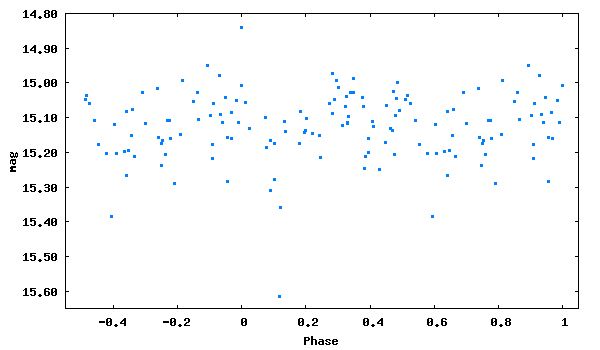

This chart was generated by the following gnuplot code:
set term png size 600,350 medium
set colors classic
set output 'phase_lc_10.png'
set xlabel 'Phase'
set ylabel 'mag'
#set title 'JDmax = 2447035.45800 + 0.2089559 x E'
set format y '%5.2f'
plot [-0.55:1.05][15.65:14.80] "phase_lc_10.dat" linecolor 3 pointtype 5 pointsize 0.3 title ""